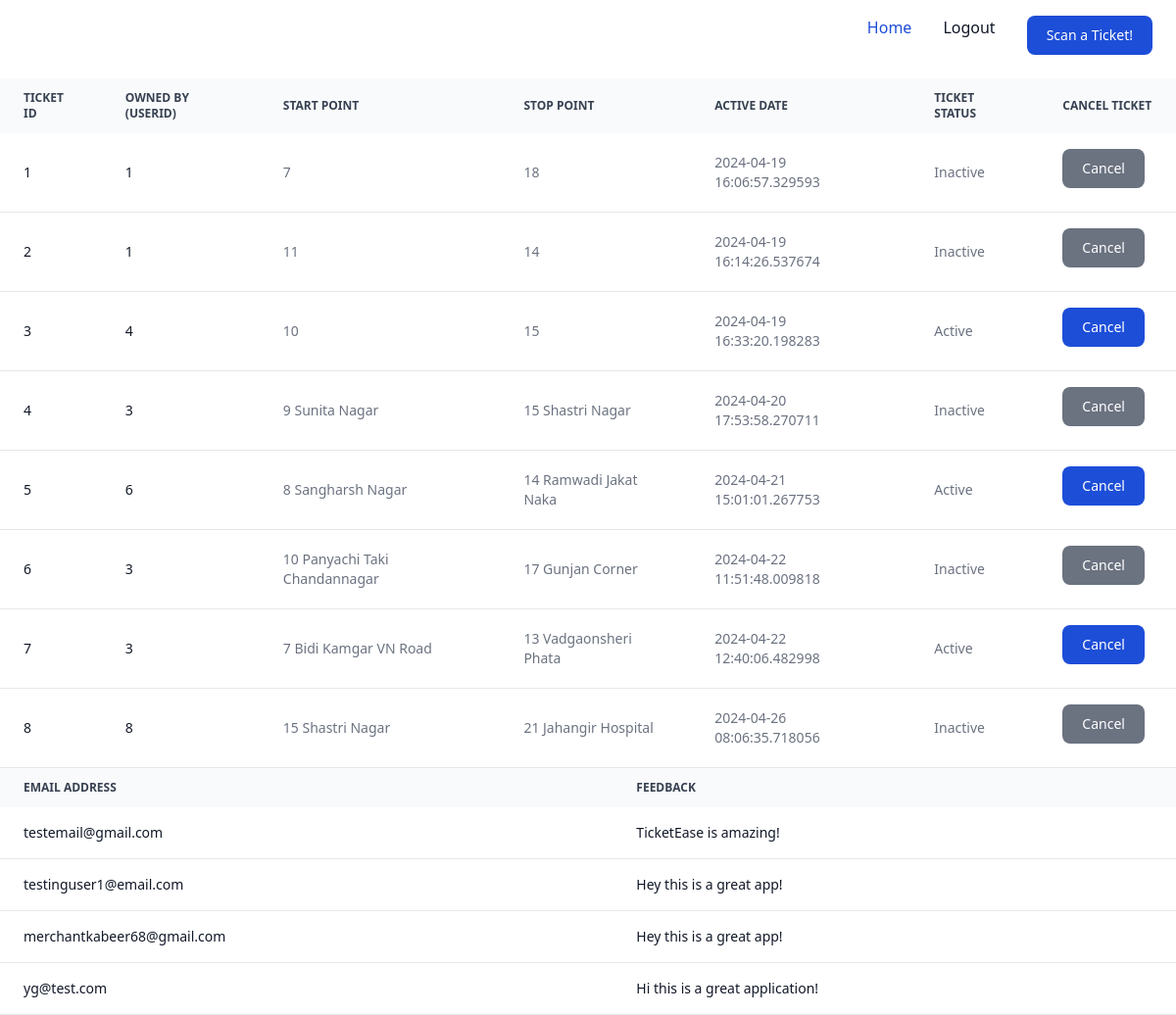
Screenshot of /admin_dashboard (signed in) with the database file from the repository.
### models.py (models this page shows, shortened)
class Ticket(db.Model):
    id = db.Column(db.Integer, primary_key=True)
    start_point = db.Column(db.String(100), nullable=False)
    stop_point = db.Column(db.String(100), nullable=False)
    active_date = db.Column(db.DateTime, nullable=False, default=datetime.utcnow)
    isActive = db.Column(db.Boolean, default=True)
    user_id = db.Column(db.Integer, db.ForeignKey('user.id'), nullable=False)

class Feedback(db.Model):
    id = db.Column(db.Integer, primary_key=True)
    email = db.Column(db.String(100), nullable=False)
    message = db.Column(db.Text, nullable=False)

### app.py (the view)
@app.route('/admin_dashboard')
def admin_dashboard():
    if 'user_id' not in session:
        flash('You need to login first', 'danger')
        return redirect(url_for('admin_login'))
    user = AdminUser.query.get(session['user_id'])
    tickets = Ticket.query.all()
    feedbacks = Feedback.query.all()
    if user:
        return render_template('admin_dashboard.html', title='Admin Dashboard', tickets=tickets, user_username=user.username, feedbacks=feedbacks)
    return render_template('admin_dashboard.html')

### templates/admin_dashboard.html (shortened to what this page needs)
<!DOCTYPE html>
<html lang="en">
<head>
    <link rel="stylesheet" href="{{url_for('static',filename='dist/css/output.css')}}">
</head>
<body class = "bg-gray-100 dark:bg-gray-800">
    <nav class="bg-white border-gray-200 dark:bg-gray-900">
        <div class="max-w-screen-xl flex flex-wrap items-center justify-between mx-auto p-4">
          <a class="font-mono text-white" href="{{url_for('index')}}">TicketEase</a>
          <p class = "font-mono text-white block py-2 px-3">Welcome, {{user_username}}</p>
          <div class="hidden w-full md:block md:w-auto" id="navbar-default">
            <ul class="font-medium flex flex-col p-4 md:p-0 mt-4 border border-gray-100 rounded-lg bg-gray-50 md:flex-row md:space-x-8 rtl:space-x-reverse md:mt-0 md:border-0 md:bg-white dark:bg-gray-800 md:dark:bg-gray-900 dark:border-gray-700">
              <li>
                <a href="{{url_for('index')}}" class="block py-2 px-3 text-white bg-blue-700 rounded md:bg-transparent md:text-blue-700 md:p-0 dark:text-white md:dark:text-blue-500" aria-current="page">Home</a>
              </li>
              <li>
                <a href="{{url_for('logout')}}" class="block py-2 px-3 text-gray-900 rounded hover:bg-gray-100 md:hover:bg-transparent md:border-0 md:hover:text-blue-700 md:p-0 dark:text-white md:dark:hover:text-blue-500 dark:hover:bg-gray-700 dark:hover:text-white md:dark:hover:bg-transparent">Logout</a>
              </li>
              <li>
                <a href="{{url_for('ticket_scan')}}" class="block py-2 px-3 text-gray-900 rounded hover:bg-gray-100 md:hover:bg-transparent md:border-0 md:hover:text-blue-700 md:p-0 dark:text-white md:dark:hover:text-blue-500 dark:hover:bg-gray-700 dark:hover:text-white md:dark:hover:bg-transparent">
                    <button type="button" class="text-white bg-blue-700 hover:bg-blue-800 focus:ring-4 focus:ring-blue-300 font-medium rounded-lg text-sm px-5 py-2.5 me-2 mb-2 dark:bg-blue-600 dark:hover:bg-blue-700 focus:outline-none dark:focus:ring-blue-800">Scan a Ticket!</button>
                </a>
              </li>
            </ul>
          </div>
        </div>
      </nav>
      <div class="mx-auto">
        <div class="relative overflow-x-auto overflow-y-auto">
            <table class="w-full text-sm text-left rtl:text-right text-gray-500 dark:text-gray-400">
                <thead class="text-xs text-gray-700 uppercase bg-gray-50 dark:bg-gray-700 dark:text-gray-400">
                    <tr>
                        <th scope="col" class="px-6 py-3">
                            Ticket ID
                        </th>
                        <th scope="col" class="px-6 py-3">
                            Owned by (UserID)
                        </th>
                        <th scope="col" class="px-6 py-3">
                            Start Point
                        </th>
                        <th scope="col" class="px-6 py-3">
                            Stop Point
                        </th>
                        <th scope="col" class="px-6 py-3">
                            Active Date
                        </th>
                        <th scope="col" class="px-6 py-3">
                            Ticket Status
                        </th>
                        <th scope="col" class="px-6 py-3">
                            Cancel Ticket
                        </th>
                    </tr>
                </thead>
                <tbody>
                    {% for ticket in tickets %}
                    <tr class="bg-white border-b dark:bg-gray-800 dark:border-gray-700">
                        <th scope="row" class="px-6 py-4 font-medium text-gray-900 whitespace-nowrap dark:text-white">
                            {{ ticket.id }}
                        </th>
                        <th scope="row" class="px-6 py-4 font-medium text-gray-900 whitespace-nowrap dark:text-white">
                            {{ ticket.user_id }}
                        </th>
                        <td class="px-6 py-4">
                            {{ ticket.start_point }}
                        </td>
                        <td class="px-6 py-4">
                            {{ ticket.stop_point }}
                        </td>
                        <td class="px-6 py-4">
                            {{ ticket.active_date }}
                        </td>
                        <td class="px-6 py-4">
                            {% if ticket.isActive %}
                                Active
                            {% else %}
                                Inactive
                            {% endif %}
                        </td>
                        <td class="px-6 py-4">
                            {% if ticket.isActive %}
                                <form action="{{ url_for('cancel_ticket', ticket_id=ticket.id) }}" method="post">
                                    <button type="submit" class="text-white bg-blue-700 hover:bg-blue-800 focus:ring-4 focus:ring-blue-300 font-medium rounded-lg text-sm px-5 py-2.5 me-2 mb-2 dark:bg-blue-600 dark:hover:bg-blue-700 focus:outline-none dark:focus:ring-blue-800">Cancel</button>
                                </form>
                            {% else %}
                                <button type="button" class="cursor-not-allowed text-white bg-gray-500 hover:bg-gray-700 focus:ring-4 focus:ring-gray-300 font-medium rounded-lg text-sm px-5 py-2.5 me-2 mb-2 dark:bg-gray-600 dark:hover:bg-gray-700 focus:outline-none dark:focus:ring-gray-800">Cancel</button>
                            {% endif %}
                        </td>
                    </tr>
                    {% endfor %}
                </tbody>
            </table>
        </div>
        <div class="relative overflow-x-auto overflow-y-auto">
            <table class="w-full text-sm text-left rtl:text-right text-gray-500 dark:text-gray-400">
                <thead class="text-xs text-gray-700 uppercase bg-gray-50 dark:bg-gray-700 dark:text-gray-400">
                    <tr>
                        <th scope="col" class="px-6 py-3">
                            Email Address
                        </th>
                        <th scope="col" class="px-6 py-3">
                            Feedback
                        </th>
                    </tr>
                </thead>
                <tbody>
                    {% for feedback in feedbacks %}
                    <tr class="bg-white border-b dark:bg-gray-800 dark:border-gray-700">
                        <th scope="row" class="px-6 py-4 font-medium text-gray-900 whitespace-nowrap dark:text-white">
                            {{ feedback.email }}
                        </th>
                        <th scope="row" class="px-6 py-4 font-medium text-gray-900 whitespace-nowrap dark:text-white">
                            {{ feedback.message }}
                        </th>
                    </tr>
                    {% endfor %}
                </tbody>
            </table>
        </div>
    </div>
</body>
</html>

### rows the page displays
Ticket: id "1", user_id "1", start_point "7", stop_point "18", active_date "2024-04-19 16:06:57.329593", isActive "Inactive"
Ticket: id "2", user_id "1", start_point "11", stop_point "14", active_date "2024-04-19 16:14:26.537674", isActive "Inactive"
Ticket: id "3", user_id "4", start_point "10", stop_point "15", active_date "2024-04-19 16:33:20.198283", isActive "Active"
Ticket: id "4", user_id "3", start_point "9 Sunita Nagar", stop_point "15 Shastri Nagar", active_date "2024-04-20 17:53:58.270711", isActive "Inactive"
Ticket: id "5", user_id "6", start_point "8 Sangharsh Nagar", stop_point "14 Ramwadi Jakat Naka", active_date "2024-04-21 15:01:01.267753", isActive "Active"
Ticket: id "6", user_id "3", start_point "10 Panyachi Taki Chandannagar", stop_point "17 Gunjan Corner", active_date "2024-04-22 11:51:48.009818", isActive "Inactive"
Ticket: id "7", user_id "3", start_point "7 Bidi Kamgar VN Road", stop_point "13 Vadgaonsheri Phata", active_date "2024-04-22 12:40:06.482998", isActive "Active"
Ticket: id "8", user_id "8", start_point "15 Shastri Nagar", stop_point "21 Jahangir Hospital", active_date "2024-04-26 08:06:35.718056", isActive "Inactive"
Feedback: email "testemail@gmail.com", message "TicketEase is amazing!"
Feedback: email "testinguser1@email.com", message "Hey this is a great app!"
Feedback: email "merchantkabeer68@gmail.com", message "Hey this is a great app!"
Feedback: email "yg@test.com", message "Hi this is a great application!"
